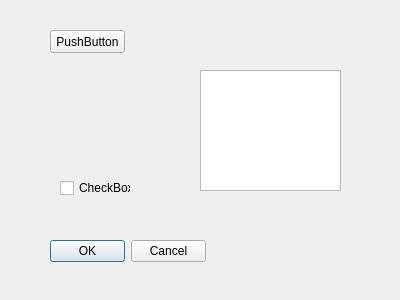
<?xml version="1.0" encoding="UTF-8"?>
<ui version="4.0">
 <class>Form</class>
 <widget class="QWidget" name="Form">
  <property name="geometry">
   <rect>
    <x>0</x>
    <y>0</y>
    <width>400</width>
    <height>300</height>
   </rect>
  </property>
  <property name="windowTitle">
   <string>Form</string>
  </property>
  <widget class="QPushButton" name="pushButton">
   <property name="geometry">
    <rect>
     <x>50</x>
     <y>30</y>
     <width>75</width>
     <height>23</height>
    </rect>
   </property>
   <property name="text">
    <string>PushButton</string>
   </property>
  </widget>
  <widget class="QCheckBox" name="checkBox">
   <property name="geometry">
    <rect>
     <x>60</x>
     <y>180</y>
     <width>71</width>
     <height>16</height>
    </rect>
   </property>
   <property name="text">
    <string>CheckBox</string>
   </property>
  </widget>
  <widget class="QDialogButtonBox" name="buttonBox">
   <property name="geometry">
    <rect>
     <x>50</x>
     <y>240</y>
     <width>156</width>
     <height>23</height>
    </rect>
   </property>
   <property name="standardButtons">
    <set>QDialogButtonBox::Cancel|QDialogButtonBox::Ok</set>
   </property>
  </widget>
  <widget class="QListView" name="listView">
   <property name="geometry">
    <rect>
     <x>200</x>
     <y>70</y>
     <width>141</width>
     <height>121</height>
    </rect>
   </property>
  </widget>
 </widget>
 <resources/>
 <connections/>
</ui>
